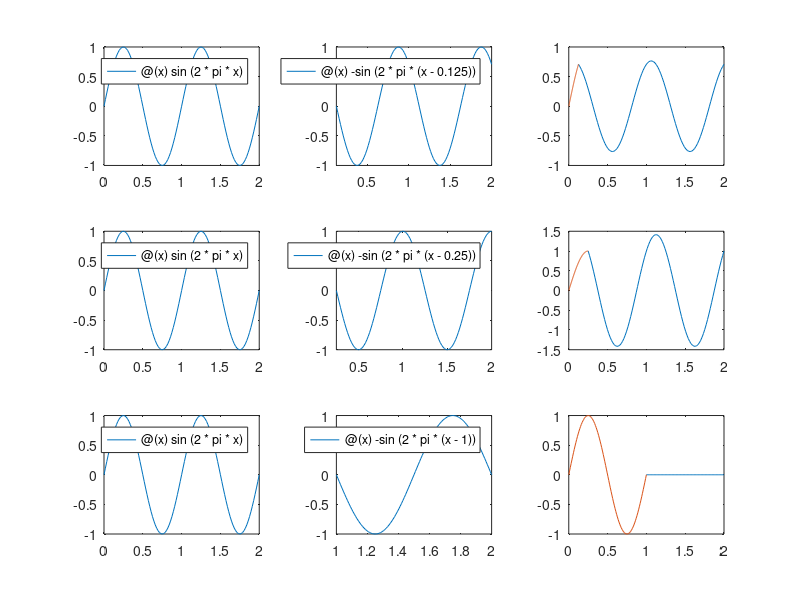

This chart was generated by the following MATLAB code:
%problem 4.3
clear all
clc

%combined plot
%fplot(@(x) sin(2*pi*x), [0 1/8],'b')
%fplot(@(x) sin(2*pi*x-1/8), [1/8 2],'r')


figure

% when td/tn=1/8
subplot(3,3,1)
fplot(@(x) sin(2*pi*x),[0,2])

subplot(3,3,2)
fplot(@(x) -sin(2*pi*(x-0.125)),[1/8,2])

subplot(3,3,3)
a=linspace(0,0.125,100);
x=linspace(0.125,2,100);
z=sin(2*pi*a);
y=sin(2*pi*x)-sin(2*pi*(x-0.125));
plot(x,y,a,z)

% when td/tn=1/4
subplot(3,3,4)
fplot(@(x) sin(2*pi*x),[0,2])

subplot(3,3,5)
fplot(@(x) -sin(2*pi*(x-0.25)),[1/4,2])

subplot(3,3,6)
s=linspace(0,0.25,100);
xa=linspace(0.25,2,100);
d=sin(2*pi*s);
ya=sin(2*pi*xa)-sin(2*pi*(xa-0.25));
plot(xa,ya,s,d)


% when td/tn=1
subplot(3,3,7)
fplot(@(x) sin(2*pi*x),[0,2])

subplot(3,3,8)
fplot(@(x) -sin(2*pi*(x-1)),[1,2])

subplot(3,3,9)
sa=linspace(0,1,100);
xaa=linspace(1,2,100);
da=sin(2*pi*sa);
yaa=sin(2*pi*xaa)-sin(2*pi*(xaa-1));
plot(xaa,yaa,sa,da)


